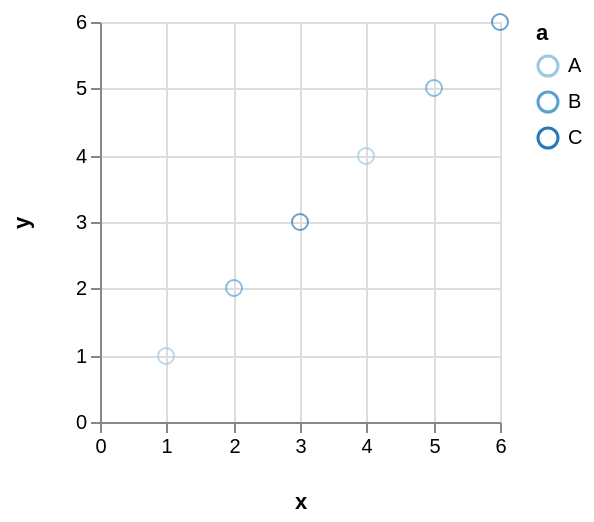

Vega-Lite specification for this chart:
### Vega specification from a JSON file in a GitHub repository (floating-point values rounded to 4 significant figures)
{"$schema": "https://vega.github.io/schema/vega/v3.0.json", "autosize": "pad", "padding": 5, "encode": {"update": {"stroke": {"value": "#ccc"}, "fill": {"value": "transparent"}}}, "data": [{"name": "source_0", "values": [{"a": "B", "x": 2, "y": 2}, {"a": "A", "x": 1, "y": 1}, {"a": "A", "x": 4, "y": 4}, {"a": "B", "x": 5, "y": 5}, {"a": "C", "x": 3, "y": 3}, {"a": "C", "x": 6, "y": 6}]}, {"name": "data_0", "source": "source_0", "transform": [{"type": "formula", "expr": "toNumber(datum[\"x\"])", "as": "x"}, {"type": "formula", "expr": "toNumber(datum[\"y\"])", "as": "y"}, {"type": "filter", "expr": "datum[\"x\"] !== null && !isNaN(datum[\"x\"]) && datum[\"y\"] !== null && !isNaN(datum[\"y\"])"}]}], "signals": [{"name": "width", "update": "200"}, {"name": "height", "update": "200"}], "marks": [{"name": "marks", "type": "symbol", "role": "point", "from": {"data": "data_0"}, "encode": {"update": {"x": {"scale": "x", "field": "x"}, "y": {"scale": "y", "field": "y"}, "stroke": {"scale": "color", "field": "a"}, "fill": {"value": "transparent"}, "opacity": {"value": 0.7}}}}], "scales": [{"name": "x", "type": "linear", "domain": {"data": "data_0", "field": "x"}, "range": [0, {"signal": "width"}], "round": true, "nice": true, "zero": true}, {"name": "y", "type": "linear", "domain": {"data": "data_0", "field": "y"}, "range": [{"signal": "height"}, 0], "round": true, "nice": true, "zero": true}, {"name": "color", "type": "ordinal", "domain": {"data": "data_0", "field": "a", "sort": true}, "range": "ordinal"}], "axes": [{"scale": "x", "labelOverlap": true, "orient": "bottom", "tickCount": {"signal": "ceil(width/40)"}, "title": "x", "zindex": 1}, {"scale": "x", "domain": false, "grid": true, "labels": false, "maxExtent": 0, "minExtent": 0, "orient": "bottom", "tickCount": {"signal": "ceil(width/40)"}, "ticks": false, "zindex": 0, "gridScale": "y"}, {"scale": "y", "labelOverlap": true, "orient": "left", "tickCount": {"signal": "ceil(height/40)"}, "title": "y", "zindex": 1}, {"scale": "y", "domain": false, "grid": true, "labels": false, "maxExtent": 0, "minExtent": 0, "orient": "left", "tickCount": {"signal": "ceil(height/40)"}, "ticks": false, "zindex": 0, "gridScale": "x"}], "legends": [{"stroke": "color", "title": "a"}], "config": {"axis": {"minExtent": 30, "domainColor": "#888", "tickColor": "#888"}}}
